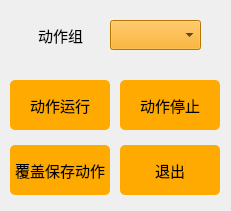
   <widget class="QWidget" name="widget_5" native="true">
    <property name="geometry">
     <rect>
      <x>1425</x>
      <y>660</y>
      <width>231</width>
      <height>211</height>
     </rect>
    </property>
    <property name="styleSheet">
     <string notr="true">#widget_5 {border:1px solid #242424;
border-color: rgb(200, 200, 200);}</string>
    </property>
    <widget class="QLabel" name="label_action">
     <property name="geometry">
      <rect>
       <x>20</x>
       <y>20</y>
       <width>81</width>
       <height>30</height>
      </rect>
     </property>
     <property name="font">
      <font>
       <family>Sans Serif</family>
       <pointsize>11</pointsize>
      </font>
     </property>
     <property name="text">
      <string>动作组</string>
     </property>
     <property name="alignment">
      <set>Qt::AlignCenter</set>
     </property>
    </widget>
    <widget class="QComboBox" name="comboBox_action">
     <property name="geometry">
      <rect>
       <x>110</x>
       <y>20</y>
       <width>91</width>
       <height>30</height>
      </rect>
     </property>
     <property name="font">
      <font>
       <family>Arial</family>
       <pointsize>10</pointsize>
      </font>
     </property>
     <property name="styleSheet">
      <string notr="true">background-color: rgb(255, 165, 0);
selection-background-color: #A66C00;
selection-color: rgb(0, 0, 0);
</string>
     </property>
    </widget>
    <widget class="QPushButton" name="Button_RunAction">
     <property name="geometry">
      <rect>
       <x>10</x>
       <y>80</y>
       <width>100</width>
       <height>50</height>
      </rect>
     </property>
     <property name="font">
      <font>
       <family>黑体</family>
       <pointsize>11</pointsize>
      </font>
     </property>
     <property name="styleSheet">
      <string notr="true">QPushButton{background-color: rgb(255, 170, 0);}
QPushButton:hover{background-color:  rgb(255, 210, 0);}
QPushButton{border-radius:5px;}</string>
     </property>
     <property name="text">
      <string>动作运行</string>
     </property>
    </widget>
    <widget class="QPushButton" name="Button_StopAction">
     <property name="geometry">
      <rect>
       <x>120</x>
       <y>80</y>
       <width>100</width>
       <height>50</height>
      </rect>
     </property>
     <property name="font">
      <font>
       <family>黑体</family>
       <pointsize>11</pointsize>
      </font>
     </property>
     <property name="styleSheet">
      <string notr="true">QPushButton{background-color: rgb(255, 170, 0);}
QPushButton:hover{background-color:  rgb(255, 210, 0);}
QPushButton{border-radius:5px;}</string>
     </property>
     <property name="text">
      <string>动作停止</string>
     </property>
    </widget>
    <widget class="QPushButton" name="Button_Exit">
     <property name="geometry">
      <rect>
       <x>120</x>
       <y>145</y>
       <width>100</width>
       <height>50</height>
      </rect>
     </property>
     <property name="font">
      <font>
       <family>黑体</family>
       <pointsize>11</pointsize>
      </font>
     </property>
     <property name="styleSheet">
      <string notr="true">QPushButton{background-color: rgb(255, 170, 0);}
QPushButton:hover{background-color:  rgb(255, 210, 0);}
QPushButton{border-radius:5px;}</string>
     </property>
     <property name="text">
      <string>退出</string>
     </property>
    </widget>
    <widget class="QPushButton" name="Button_RePlace">
     <property name="geometry">
      <rect>
       <x>10</x>
       <y>145</y>
       <width>100</width>
       <height>50</height>
      </rect>
     </property>
     <property name="font">
      <font>
       <family>黑体</family>
       <pointsize>11</pointsize>
      </font>
     </property>
     <property name="styleSheet">
      <string notr="true">QPushButton{background-color: rgb(255, 170, 0);}
QPushButton:hover{background-color:  rgb(255, 210, 0);}
QPushButton{border-radius:5px;}</string>
     </property>
     <property name="text">
      <string>覆盖保存动作</string>
     </property>
    </widget>
   </widget>
